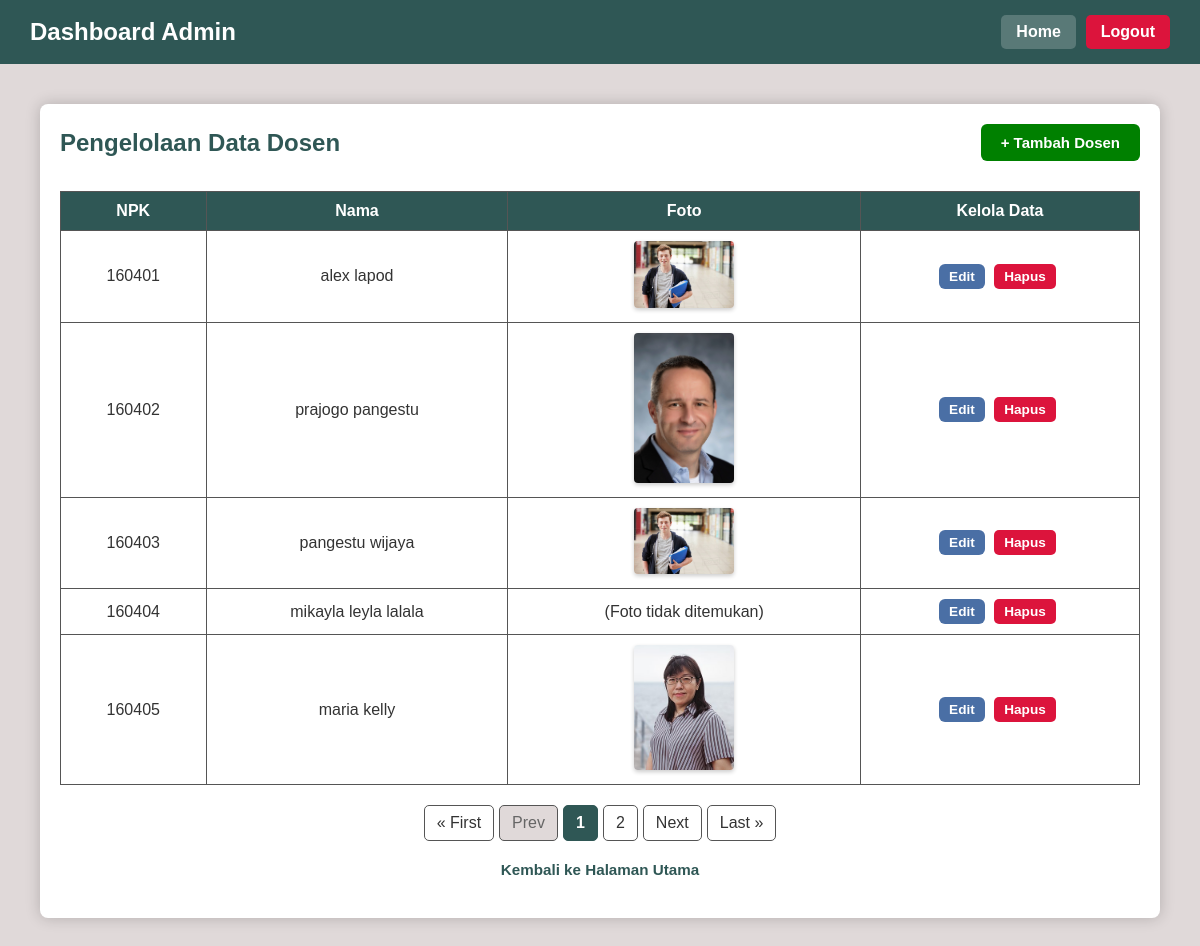
The app's page /admin/dosen/admin_tabeldosen.php (signed in) with its own data.
### tables this page shows
CREATE TABLE `dosen` (
  `npk` char(6) NOT NULL,
  `nama` varchar(45) DEFAULT NULL,
  `foto_extension` varchar(4) DEFAULT NULL
);

### Database.php (called while the page is built, shortened)
<?php
class Database
{
    private $host = "localhost";
    private $username = "root";
    private $password = "";
    private $database = "fullstack";
    private $connection;
    public function __construct()
    {
        $this->connection = new mysqli(
            $this->host,
            $this->username,
            $this->password,
            $this->database
        );
    }
    public function prepare($sql)
    {
        return $this->connection->prepare($sql);
    }
    public function query($sql)
    {
        return $this->connection->query($sql);
    }
}
class DosenModel
{
    private $db;
    public function __construct()
    {
        $this->db = new Database();
    }
    public function getDosenCount()
    {
        $sql = "SELECT COUNT(npk) AS total FROM dosen";
        $result = $this->db->query($sql);
        $row = $result->fetch_assoc();
        return (int) $row['total'];
    }
    public function getDosenLimit($start, $limit)
    {
        $sql = "SELECT * FROM dosen ORDER BY npk LIMIT ?, ?";
        $stmt = $this->db->prepare($sql);
        $stmt->bind_param("ii", $start, $limit);
        $stmt->execute();
        $result = $stmt->get_result();
        $data = [];
        while ($row = $result->fetch_assoc()) {
            $data[] = $row;
        }
        return $data;
    }
}
?>

### admin/dosen/admin_tabeldosen.php (the view, shortened to what this page needs)
<?php
require_once '../../Database.php';
$dosenModel = new DosenModel();
if (isset($_GET['cboPage'])) {
    $perpage = (int) $_GET['cboPage'];
} else {
    $perpage = 5;
}
if (isset($_GET['p'])) {
    $p = (int) $_GET['p'];
    if ($p < 1)
        $p = 1;
} else {
    $p = 1;
}
$totaldata = $dosenModel->getDosenCount();
$totalpage = ceil($totaldata / $perpage);
$start = ($p - 1) * $perpage;
?>
<!DOCTYPE html>
<html lang="id">
<head>
    <link rel="stylesheet" href="../../css/style.css">
</head>
<body>
    <header>
        <h2>Dashboard Admin</h2>
        <nav>
            <a href="../admin_home.php">Home</a>
            <a href="../../logout.php" class="logout">Logout</a>
        </nav>
    </header>
    <main class="container">
        <div class="box">
            <div style="display: flex; justify-content: space-between; align-items: center; margin-bottom: 20px; flex-wrap: wrap; gap: 10px;">
                <h2 style="margin: 0; color: var(--title-color);">Pengelolaan Data Dosen</h2>
                <a href="insertdosen.php" class="btn btn-green">+ Tambah Dosen</a>
            </div>
            <div class="table-responsive">
                <table>
                    <thead>
                        <tr>
                            <th>NPK</th>
                            <th>Nama</th>
                            <th>Foto</th>
                            <th>Kelola Data</th>
                        </tr>
                    </thead>
                    <tbody>
                        <?php
                        $dosenList = $dosenModel->getDosenLimit($start, $perpage);
                        if (!empty($dosenList)) {
                            foreach ($dosenList as $row) {
                                echo "<tr>";
                                echo "<td>" . htmlspecialchars($row['npk']) . "</td>";
                                echo "<td>" . htmlspecialchars($row['nama']) . "</td>";
                                echo "<td>";
                                if ($row['foto_extension']) {
                                    $ext = strtolower($row['foto_extension']);
                                    $path_foto = "../../foto_dosen/" . $row['nama'] . "_" . $row['npk'] . "." . $ext;
                                    if (file_exists($path_foto)) {
                                        echo "<img src='$path_foto?" . time() . "' class='img-thumbnail'>";
                                    } else {
                                        echo "<span class='text-muted'>(Foto tidak ditemukan)</span>";
                                    }
                                } else {
                                    echo "-";
                                }
                                echo "</td>";
                                echo "<td>";
                                echo "<a href='edit_dosen.php?npk=" . $row['npk'] . "' class='btn btn-blue btn-sm'>Edit</a> ";
                                echo "<a href='delete_dosen.php?npk=" . $row['npk'] . "' class='btn btn-red btn-sm' onclick='return confirm(\"Yakin hapus dosen ini?\")'>Hapus</a>";
                                echo "</td>";
                                echo "</tr>";
                            }
                        } else {
                            echo "<tr><td colspan='4' style='padding: 20px;'>Belum ada data dosen.</td></tr>";
                        }
                        ?>
                    </tbody>
                </table>
            </div>
            <div class="pagination">
                <?php
                echo "<a href='?p=1&cboPage=$perpage'>&laquo; First</a>";
                if ($p == 1) {
                    echo "<span class='disabled'>Prev</span>";
                } else {
                    $x = $p - 1;
                    echo "<a href='?p=$x&cboPage=$perpage'>Prev</a>";
                }
                for ($i = 1; $i <= $totalpage; $i++) {
                    if ($i == $p) {
                        echo "<strong>$i</strong>";
                    } else {
                        echo "<a href='?p=$i&cboPage=$perpage'>$i</a>";
                    }
                }
                if ($p == $totalpage || $totalpage == 0) {
                    echo "<span class='disabled'>Next</span>";
                } else {
                    $x = $p + 1;
                    echo "<a href='?p=$x&cboPage=$perpage'>Next</a>";
                }
                echo "<a href='?p=$totalpage&cboPage=$perpage'>Last &raquo;</a>";
                ?>
            </div>
            <div style="text-align: center; margin-top: 20px;">
                <a href="../admin_home.php" class="link-back">Kembali ke Halaman Utama</a>
            </div>
        </div>
    </main>
</body>
</html>

### css/style.css (style rules this page uses)
@media (prefers-color-scheme: light) { :root { --bg-body: #E0D9D9; --bg-card: #ffffff; --text-main: #333333; --primary-color: #2F5755; --btn-bg: #2F5755; --border-color: #555; --input-bg: #ffffff; --shadow-color: rgba(0, 0, 0, 0.2); --title-color: #2F5755; --text-muted: #666666; --bg-thread-item: #f8f9fa; --btn-thread-bg: #4a6fa5; --status-open-bg: #d4edda; --status-open-text: #155724; --status-close-bg: #f8d7da; --status-close-text: #721c24; --chat-bg-area: #efe7dd; --chat-bubble-sent: #dcf8c6; --chat-bubble-received: #ffffff; --chat-text-sent: #333; --chat-header-border: #ddd; } }
body { font-family: Arial, sans-serif; background-color: var(--bg-body); color: var(--text-main); margin: 0; min-height: 100vh; }
header { background-color: var(--primary-color); color: white; padding: 15px 30px; display: flex; justify-content: space-between; align-items: center; }
header h2 { margin: 0; font-size: 1.5rem; color: white; }
nav { display: flex; gap: 10px; }
nav a { color: white; text-decoration: none; background-color: rgba(255, 255, 255, 0.2); padding: 8px 15px; border-radius: 5px; font-weight: bold; }
main, .container { padding: 40px; max-width: 1200px; margin: 0 auto; }
h1, h2, h3 { color: var(--title-color); margin-top: 0; }
.box, .form-container { background: var(--bg-card); padding: 20px; margin-bottom: 25px; border-radius: 8px; box-shadow: 0 0 15px 0 var(--shadow-color); color: var(--text-main); }
button, .btn, .menu-button { display: inline-block; background-color: var(--btn-bg); color: white; padding: 10px 20px; border: none; border-radius: 6px; font-size: 15px; font-weight: bold; cursor: pointer; text-decoration: none; text-align: center; transition: background-color 0.3s; }
.btn-red, .logout { color: white; text-decoration: none; background-color: crimson; padding: 8px 15px; border-radius: 5px; font-weight: bold; }
.btn-green { background-color: green; }
.btn-blue, a.btn-thread { background-color: var(--btn-thread-bg); color: white; }
.btn-sm { padding: 5px 10px; font-size: 0.85em; margin-right: 5px; display: inline-block; }
.link-back { display: inline-flex; align-items: center; margin-bottom: 20px; color: var(--primary-color); text-decoration: none; font-weight: bold; font-size: 0.95em; transition: color 0.3s; }
table { width: 100%; border-collapse: collapse; text-align: center; margin-top: 10px; }
table th, table td { padding: 10px; border: 1px solid var(--border-color); }
table th { background-color: var(--primary-color); color: white; }
.table-responsive { width: 100%; overflow-x: auto; -webkit-overflow-scrolling: touch; }
.img-thumbnail { width: 100px; height: auto; border-radius: 4px; box-shadow: 0 2px 4px var(--shadow-color); object-fit: cover; }
.pagination { display: flex; justify-content: center; align-items: center; gap: 5px; margin-top: 20px; flex-wrap: wrap; }
.pagination a, .pagination span { padding: 8px 12px; text-decoration: none; border: 1px solid var(--border-color); border-radius: 5px; color: var(--text-main); background-color: var(--bg-card); transition: all 0.3s; }
.pagination strong { padding: 8px 12px; background-color: var(--primary-color); color: white; border: 1px solid var(--primary-color); border-radius: 5px; }
.pagination span.disabled { color: var(--text-muted); background-color: var(--bg-body); border-color: var(--border-color); cursor: not-allowed; }

### records on screen
dosen: npk "160401", nama "alex lapod", nama+npk+foto_extension (picture)
dosen: npk "160402", nama "prajogo pangestu", nama+npk+foto_extension (picture)
dosen: npk "160403", nama "pangestu wijaya", nama+npk+foto_extension (picture)
dosen: npk "160404", nama "mikayla leyla lalala", foto_extension "(Foto tidak ditemukan)"
dosen: npk "160405", nama "maria kelly", nama+npk+foto_extension (picture)
